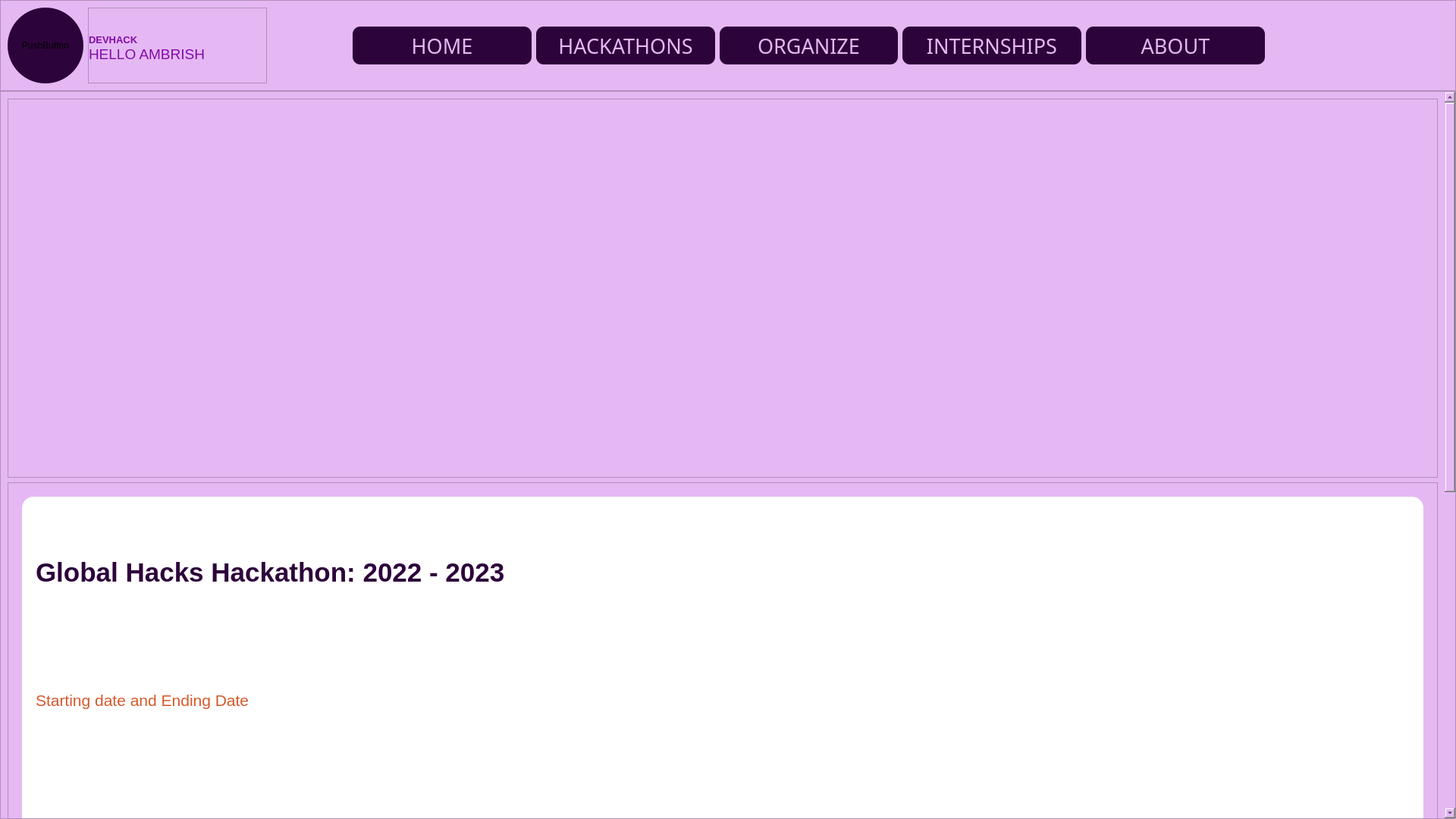
<?xml version="1.0" encoding="UTF-8"?>
<ui version="4.0">
 <class>MainWindow</class>
 <widget class="QMainWindow" name="MainWindow">
  <property name="geometry">
   <rect>
    <x>0</x>
    <y>0</y>
    <width>1920</width>
    <height>1080</height>
   </rect>
  </property>
  <property name="windowTitle">
   <string>MainWindow</string>
  </property>
  <property name="styleSheet">
   <string notr="true">background-color: rgb(229, 184, 244);</string>
  </property>
  <widget class="QWidget" name="centralwidget">
   <property name="minimumSize">
    <size>
     <width>1250</width>
     <height>800</height>
    </size>
   </property>
   <layout class="QVBoxLayout" name="verticalLayout">
    <property name="spacing">
     <number>0</number>
    </property>
    <property name="leftMargin">
     <number>0</number>
    </property>
    <property name="topMargin">
     <number>0</number>
    </property>
    <property name="rightMargin">
     <number>0</number>
    </property>
    <property name="bottomMargin">
     <number>0</number>
    </property>
    <item>
     <widget class="QFrame" name="frame">
      <property name="maximumSize">
       <size>
        <width>16777215</width>
        <height>150</height>
       </size>
      </property>
      <property name="frameShape">
       <enum>QFrame::StyledPanel</enum>
      </property>
      <property name="frameShadow">
       <enum>QFrame::Raised</enum>
      </property>
      <layout class="QHBoxLayout" name="horizontalLayout">
       <item>
        <widget class="QPushButton" name="User_Icon">
         <property name="minimumSize">
          <size>
           <width>0</width>
           <height>100</height>
          </size>
         </property>
         <property name="maximumSize">
          <size>
           <width>100</width>
           <height>16777215</height>
          </size>
         </property>
         <property name="styleSheet">
          <string notr="true">border-radius:50px;
background-color: rgb(45, 3, 59);</string>
         </property>
         <property name="text">
          <string>PushButton</string>
         </property>
        </widget>
       </item>
       <item>
        <widget class="QFrame" name="frame_3">
         <property name="minimumSize">
          <size>
           <width>200</width>
           <height>0</height>
          </size>
         </property>
         <property name="frameShape">
          <enum>QFrame::StyledPanel</enum>
         </property>
         <property name="frameShadow">
          <enum>QFrame::Raised</enum>
         </property>
         <layout class="QVBoxLayout" name="verticalLayout_4">
          <property name="spacing">
           <number>0</number>
          </property>
          <property name="leftMargin">
           <number>0</number>
          </property>
          <property name="topMargin">
           <number>0</number>
          </property>
          <property name="rightMargin">
           <number>0</number>
          </property>
          <property name="bottomMargin">
           <number>0</number>
          </property>
          <item alignment="Qt::AlignBottom">
           <widget class="QLabel" name="DEVHACK">
            <property name="maximumSize">
             <size>
              <width>16777215</width>
              <height>40</height>
             </size>
            </property>
            <property name="font">
             <font>
              <pointsize>10</pointsize>
              <bold>true</bold>
             </font>
            </property>
            <property name="styleSheet">
             <string notr="true">color: rgb(129, 12, 168);</string>
            </property>
            <property name="text">
             <string>DEVHACK</string>
            </property>
           </widget>
          </item>
          <item alignment="Qt::AlignTop">
           <widget class="QLabel" name="Hello__User_Name">
            <property name="font">
             <font>
              <pointsize>14</pointsize>
             </font>
            </property>
            <property name="styleSheet">
             <string notr="true">color: rgb(129, 12, 168);</string>
            </property>
            <property name="text">
             <string>HELLO AMBRISH</string>
            </property>
           </widget>
          </item>
         </layout>
        </widget>
       </item>
       <item>
        <spacer name="horizontalSpacer">
         <property name="orientation">
          <enum>Qt::Horizontal</enum>
         </property>
         <property name="sizeType">
          <enum>QSizePolicy::Minimum</enum>
         </property>
         <property name="sizeHint" stdset="0">
          <size>
           <width>107</width>
           <height>20</height>
          </size>
         </property>
        </spacer>
       </item>
       <item>
        <widget class="QPushButton" name="Home_button">
         <property name="minimumSize">
          <size>
           <width>0</width>
           <height>50</height>
          </size>
         </property>
         <property name="font">
          <font>
           <family>Kokila</family>
           <pointsize>20</pointsize>
           <bold>false</bold>
          </font>
         </property>
         <property name="cursor">
          <cursorShape>PointingHandCursor</cursorShape>
         </property>
         <property name="styleSheet">
          <string notr="true">QPushButton{
background-color: rgb(45, 3, 59);
color: rgb(229, 184, 244);
border-radius:10px;
}

QPushButton:hover{	
	background-color: rgb(182, 12, 238);
	color: rgb(45, 3, 59);
}

QPushButton:pressed{	
	background-color: rgb(67, 53, 71);	
	color: rgb(229, 184, 244);
}</string>
         </property>
         <property name="text">
          <string>HOME</string>
         </property>
        </widget>
       </item>
       <item>
        <widget class="QPushButton" name="Hackathons_button">
         <property name="minimumSize">
          <size>
           <width>0</width>
           <height>50</height>
          </size>
         </property>
         <property name="font">
          <font>
           <family>Kokila</family>
           <pointsize>20</pointsize>
           <bold>false</bold>
          </font>
         </property>
         <property name="cursor">
          <cursorShape>PointingHandCursor</cursorShape>
         </property>
         <property name="styleSheet">
          <string notr="true">QPushButton{
background-color: rgb(45, 3, 59);
color: rgb(229, 184, 244);
border-radius:10px;
}

QPushButton:hover{	
	background-color: rgb(182, 12, 238);
	color: rgb(45, 3, 59);
}

QPushButton:pressed{	
	background-color: rgb(67, 53, 71);	
	color: rgb(229, 184, 244);
}</string>
         </property>
         <property name="text">
          <string>  HACKATHONS  </string>
         </property>
        </widget>
       </item>
       <item>
        <widget class="QPushButton" name="Organize_button">
         <property name="minimumSize">
          <size>
           <width>0</width>
           <height>50</height>
          </size>
         </property>
         <property name="font">
          <font>
           <family>Kokila</family>
           <pointsize>20</pointsize>
           <bold>false</bold>
          </font>
         </property>
         <property name="cursor">
          <cursorShape>PointingHandCursor</cursorShape>
         </property>
         <property name="styleSheet">
          <string notr="true">QPushButton{
background-color: rgb(45, 3, 59);
color: rgb(229, 184, 244);
border-radius:10px;
}

QPushButton:hover{	
	background-color: rgb(182, 12, 238);
	color: rgb(45, 3, 59);
}

QPushButton:pressed{	
	background-color: rgb(67, 53, 71);	
	color: rgb(229, 184, 244);
}</string>
         </property>
         <property name="text">
          <string>  ORGANIZE  </string>
         </property>
        </widget>
       </item>
       <item>
        <widget class="QPushButton" name="Internships_button">
         <property name="minimumSize">
          <size>
           <width>0</width>
           <height>50</height>
          </size>
         </property>
         <property name="font">
          <font>
           <family>Kokila</family>
           <pointsize>20</pointsize>
           <bold>false</bold>
          </font>
         </property>
         <property name="cursor">
          <cursorShape>PointingHandCursor</cursorShape>
         </property>
         <property name="styleSheet">
          <string notr="true">QPushButton{
background-color: rgb(45, 3, 59);
color: rgb(229, 184, 244);
border-radius:10px;
}

QPushButton:hover{	
	background-color: rgb(182, 12, 238);
	color: rgb(45, 3, 59);
}

QPushButton:pressed{	
	background-color: rgb(67, 53, 71);	
	color: rgb(229, 184, 244);
}</string>
         </property>
         <property name="text">
          <string>  INTERNSHIPS  </string>
         </property>
        </widget>
       </item>
       <item>
        <widget class="QPushButton" name="About_button">
         <property name="minimumSize">
          <size>
           <width>0</width>
           <height>50</height>
          </size>
         </property>
         <property name="font">
          <font>
           <family>Kokila</family>
           <pointsize>20</pointsize>
           <bold>false</bold>
          </font>
         </property>
         <property name="cursor">
          <cursorShape>PointingHandCursor</cursorShape>
         </property>
         <property name="styleSheet">
          <string notr="true">QPushButton{
background-color: rgb(45, 3, 59);
color: rgb(229, 184, 244);
border-radius:10px;
}

QPushButton:hover{	
	background-color: rgb(182, 12, 238);
	color: rgb(45, 3, 59);
}

QPushButton:pressed{	
	background-color: rgb(67, 53, 71);	
	color: rgb(229, 184, 244);
}</string>
         </property>
         <property name="text">
          <string>ABOUT</string>
         </property>
        </widget>
       </item>
       <item>
        <widget class="QPushButton" name="Notifications_button">
         <property name="minimumSize">
          <size>
           <width>0</width>
           <height>70</height>
          </size>
         </property>
         <property name="cursor">
          <cursorShape>PointingHandCursor</cursorShape>
         </property>
         <property name="styleSheet">
          <string notr="true">QPushButton{
image: url(:/icons/notification_light_purple.png);
}

QPushButton:hover{
image: url(:/icons/notification_white.png);
}

QPushButton:pressed{
	image: url(:/icons/notification.png);
}</string>
         </property>
         <property name="text">
          <string/>
         </property>
         <property name="shortcut">
          <string/>
         </property>
         <property name="autoDefault">
          <bool>false</bool>
         </property>
         <property name="default">
          <bool>false</bool>
         </property>
         <property name="flat">
          <bool>true</bool>
         </property>
        </widget>
       </item>
      </layout>
     </widget>
    </item>
    <item>
     <widget class="QScrollArea" name="scrollArea">
      <property name="minimumSize">
       <size>
        <width>0</width>
        <height>800</height>
       </size>
      </property>
      <property name="frameShadow">
       <enum>QFrame::Raised</enum>
      </property>
      <property name="widgetResizable">
       <bool>true</bool>
      </property>
      <widget class="QWidget" name="scrollAreaWidgetContents">
       <property name="geometry">
        <rect>
         <x>0</x>
         <y>0</y>
         <width>1901</width>
         <height>1730</height>
        </rect>
       </property>
       <layout class="QVBoxLayout" name="verticalLayout_2">
        <item>
         <widget class="QFrame" name="poster_area">
          <property name="enabled">
           <bool>true</bool>
          </property>
          <property name="minimumSize">
           <size>
            <width>0</width>
            <height>500</height>
           </size>
          </property>
          <property name="maximumSize">
           <size>
            <width>16777215</width>
            <height>16777215</height>
           </size>
          </property>
          <property name="styleSheet">
           <string notr="true">background-image: url(:/images/media/MISSION UNICORN BANNER.png);</string>
          </property>
          <property name="frameShape">
           <enum>QFrame::StyledPanel</enum>
          </property>
          <property name="frameShadow">
           <enum>QFrame::Raised</enum>
          </property>
         </widget>
        </item>
        <item>
         <widget class="QFrame" name="frame_4">
          <property name="minimumSize">
           <size>
            <width>0</width>
            <height>800</height>
           </size>
          </property>
          <property name="frameShape">
           <enum>QFrame::StyledPanel</enum>
          </property>
          <property name="frameShadow">
           <enum>QFrame::Raised</enum>
          </property>
          <layout class="QHBoxLayout" name="horizontalLayout_2">
           <item>
            <widget class="QScrollArea" name="scrollArea_2">
             <property name="frameShape">
              <enum>QFrame::NoFrame</enum>
             </property>
             <property name="frameShadow">
              <enum>QFrame::Plain</enum>
             </property>
             <property name="lineWidth">
              <number>1</number>
             </property>
             <property name="widgetResizable">
              <bool>true</bool>
             </property>
             <widget class="QWidget" name="scrollAreaWidgetContents_2">
              <property name="geometry">
               <rect>
                <x>0</x>
                <y>0</y>
                <width>1863</width>
                <height>780</height>
               </rect>
              </property>
              <layout class="QVBoxLayout" name="verticalLayout_5">
               <item>
                <widget class="QFrame" name="frame_8">
                 <property name="minimumSize">
                  <size>
                   <width>0</width>
                   <height>250</height>
                  </size>
                 </property>
                 <property name="styleSheet">
                  <string notr="true">background-color: rgb(255, 255, 255);
border-radius:15px;</string>
                 </property>
                 <property name="frameShape">
                  <enum>QFrame::StyledPanel</enum>
                 </property>
                 <property name="frameShadow">
                  <enum>QFrame::Raised</enum>
                 </property>
                 <layout class="QHBoxLayout" name="horizontalLayout_3">
                  <item>
                   <widget class="QFrame" name="frame_12">
                    <property name="frameShape">
                     <enum>QFrame::StyledPanel</enum>
                    </property>
                    <property name="frameShadow">
                     <enum>QFrame::Raised</enum>
                    </property>
                    <layout class="QVBoxLayout" name="verticalLayout_6">
                     <item>
                      <widget class="QLabel" name="label">
                       <property name="font">
                        <font>
                         <family>Leelawadee UI</family>
                         <pointsize>26</pointsize>
                         <bold>true</bold>
                        </font>
                       </property>
                       <property name="styleSheet">
                        <string notr="true">color: rgb(45, 3, 59);</string>
                       </property>
                       <property name="text">
                        <string>Global Hacks Hackathon: 2022 - 2023</string>
                       </property>
                      </widget>
                     </item>
                     <item>
                      <widget class="QLabel" name="label_3">
                       <property name="font">
                        <font>
                         <family>Leelawadee UI</family>
                         <pointsize>16</pointsize>
                        </font>
                       </property>
                       <property name="styleSheet">
                        <string notr="true">color: rgb(215, 89, 43);</string>
                       </property>
                       <property name="text">
                        <string>Starting date and Ending Date</string>
                       </property>
                      </widget>
                     </item>
                     <item>
                      <widget class="QLabel" name="label_4">
                       <property name="font">
                        <font>
                         <family>Leelawadee</family>
                         <pointsize>12</pointsize>
                        </font>
                       </property>
                       <property name="styleSheet">
                        <string notr="true">color: rgb(142, 144, 161);</string>
                       </property>
                       <property name="text">
                        <string>Free</string>
                       </property>
                      </widget>
                     </item>
                     <item>
                      <widget class="QLabel" name="label_5">
                       <property name="font">
                        <font>
                         <family>Leelawadee UI</family>
                         <pointsize>16</pointsize>
                        </font>
                       </property>
                       <property name="styleSheet">
                        <string notr="true">QLabel{
color: rgb(45, 3, 59);
text-align:center;
}
QLabel:hover{	
	color: rgb(255, 0, 0);
}</string>
                       </property>
                       <property name="text">
                        <string>Conducting Institution's name</string>
                       </property>
                      </widget>
                     </item>
                     <item>
                      <widget class="QPushButton" name="pushButton_8">
                       <property name="minimumSize">
                        <size>
                         <width>0</width>
                         <height>50</height>
                        </size>
                       </property>
                       <property name="font">
                        <font>
                         <family>Leelawadee UI</family>
                         <pointsize>16</pointsize>
                         <bold>true</bold>
                        </font>
                       </property>
                       <property name="cursor">
                        <cursorShape>PointingHandCursor</cursorShape>
                       </property>
                       <property name="styleSheet">
                        <string notr="true">background-color: rgb(45, 3, 59);
color: rgb(255, 255, 255);</string>
                       </property>
                       <property name="text">
                        <string>Apply</string>
                       </property>
                      </widget>
                     </item>
                    </layout>
                   </widget>
                  </item>
                  <item alignment="Qt::AlignHCenter">
                   <widget class="QLabel" name="Image_label">
                    <property name="minimumSize">
                     <size>
                      <width>500</width>
                      <height>0</height>
                     </size>
                    </property>
                    <property name="text">
                     <string/>
                    </property>
                   </widget>
                  </item>
                 </layout>
                </widget>
               </item>
              </layout>
             </widget>
            </widget>
           </item>
          </layout>
         </widget>
        </item>
        <item>
         <widget class="QFrame" name="frame_15">
          <property name="minimumSize">
           <size>
            <width>1200</width>
            <height>400</height>
           </size>
          </property>
          <property name="styleSheet">
           <string notr="true">background-color: rgb(45, 3, 59);
border-top-right-radius:45px;
border-top-left-radius:45px;</string>
          </property>
          <property name="frameShape">
           <enum>QFrame::StyledPanel</enum>
          </property>
          <property name="frameShadow">
           <enum>QFrame::Raised</enum>
          </property>
          <layout class="QHBoxLayout" name="horizontalLayout_14">
           <property name="spacing">
            <number>0</number>
           </property>
           <property name="leftMargin">
            <number>0</number>
           </property>
           <property name="topMargin">
            <number>0</number>
           </property>
           <property name="rightMargin">
            <number>0</number>
           </property>
           <property name="bottomMargin">
            <number>0</number>
           </property>
           <item alignment="Qt::AlignHCenter">
            <widget class="QLabel" name="label_22">
             <property name="font">
              <font>
               <family>Bahnschrift Light Condensed</family>
               <pointsize>48</pointsize>
               <italic>false</italic>
              </font>
             </property>
             <property name="styleSheet">
              <string notr="true">color: rgb(255, 255, 255);</string>
             </property>
             <property name="text">
              <string>We love 
software and 
the people who 
build them.</string>
             </property>
            </widget>
           </item>
           <item>
            <widget class="QFrame" name="frame_32">
             <property name="styleSheet">
              <string notr="true"/>
             </property>
             <property name="frameShape">
              <enum>QFrame::StyledPanel</enum>
             </property>
             <property name="frameShadow">
              <enum>QFrame::Raised</enum>
             </property>
             <layout class="QVBoxLayout" name="verticalLayout_16">
              <property name="spacing">
               <number>0</number>
              </property>
              <property name="leftMargin">
               <number>0</number>
              </property>
              <property name="topMargin">
               <number>0</number>
              </property>
              <property name="rightMargin">
               <number>0</number>
              </property>
              <property name="bottomMargin">
               <number>0</number>
              </property>
              <item alignment="Qt::AlignBottom">
               <widget class="QLabel" name="label_23">
                <property name="font">
                 <font>
                  <family>Leelawadee UI</family>
                  <pointsize>11</pointsize>
                  <bold>true</bold>
                 </font>
                </property>
                <property name="styleSheet">
                 <string notr="true">color: rgb(255, 255, 255);</string>
                </property>
                <property name="text">
                 <string>E-mail</string>
                </property>
               </widget>
              </item>
              <item alignment="Qt::AlignLeft">
               <widget class="QPushButton" name="devhack_Email_button">
                <property name="font">
                 <font>
                  <family>Leelawadee UI</family>
                  <pointsize>12</pointsize>
                 </font>
                </property>
                <property name="cursor">
                 <cursorShape>PointingHandCursor</cursorShape>
                </property>
                <property name="styleSheet">
                 <string notr="true">color: rgb(255, 255, 255);</string>
                </property>
                <property name="text">
                 <string>devhack.community@gmail.com</string>
                </property>
               </widget>
              </item>
              <item alignment="Qt::AlignBottom">
               <widget class="QLabel" name="label_24">
                <property name="font">
                 <font>
                  <family>Leelawadee UI</family>
                  <pointsize>11</pointsize>
                  <bold>true</bold>
                 </font>
                </property>
                <property name="styleSheet">
                 <string notr="true">color: rgb(255, 255, 255);</string>
                </property>
                <property name="text">
                 <string>Phone </string>
                </property>
               </widget>
              </item>
              <item alignment="Qt::AlignTop">
               <widget class="QLabel" name="label_25">
                <property name="font">
                 <font>
                  <family>Leelawadee UI</family>
                  <pointsize>12</pointsize>
                 </font>
                </property>
                <property name="styleSheet">
                 <string notr="true">color: rgb(255, 255, 255);</string>
                </property>
                <property name="text">
                 <string>112-95412322563
111-96452998114
</string>
                </property>
               </widget>
              </item>
             </layout>
            </widget>
           </item>
           <item alignment="Qt::AlignLeft|Qt::AlignVCenter">
            <widget class="QFrame" name="frame_33">
             <property name="minimumSize">
              <size>
               <width>300</width>
               <height>300</height>
              </size>
             </property>
             <property name="styleSheet">
              <string notr="true">border-top-right-radius:15px;</string>
             </property>
             <property name="frameShape">
              <enum>QFrame::StyledPanel</enum>
             </property>
             <property name="frameShadow">
              <enum>QFrame::Raised</enum>
             </property>
             <layout class="QVBoxLayout" name="verticalLayout_17">
              <item alignment="Qt::AlignVCenter">
               <widget class="QLabel" name="label_26">
                <property name="font">
                 <font>
                  <family>Leelawadee UI</family>
                  <pointsize>11</pointsize>
                  <bold>true</bold>
                 </font>
                </property>
                <property name="styleSheet">
                 <string notr="true">color: rgb(255, 255, 255);</string>
                </property>
                <property name="text">
                 <string>Follow us</string>
                </property>
               </widget>
              </item>
              <item>
               <widget class="QPushButton" name="pushButton_27">
                <property name="minimumSize">
                 <size>
                  <width>0</width>
                  <height>70</height>
                 </size>
                </property>
                <property name="styleSheet">
                 <string notr="true">background-color: rgb(255, 255, 255);
border-radius: 35px;</string>
                </property>
                <property name="text">
                 <string/>
                </property>
               </widget>
              </item>
              <item>
               <widget class="QFrame" name="frame_34">
                <property name="frameShape">
                 <enum>QFrame::StyledPanel</enum>
                </property>
                <property name="frameShadow">
                 <enum>QFrame::Raised</enum>
                </property>
                <layout class="QHBoxLayout" name="horizontalLayout_15">
                 <item>
                  <widget class="QPushButton" name="FB_Devhack">
                   <property name="minimumSize">
                    <size>
                     <width>0</width>
                     <height>100</height>
                    </size>
                   </property>
                   <property name="maximumSize">
                    <size>
                     <width>100</width>
                     <height>16777215</height>
                    </size>
                   </property>
                   <property name="styleSheet">
                    <string notr="true">image: url(:/icons/media/facebook.png);
border-radius:50px;</string>
                   </property>
                   <property name="text">
                    <string/>
                   </property>
                  </widget>
                 </item>
                 <item>
                  <widget class="QPushButton" name="Twitter_Devhack">
                   <property name="minimumSize">
                    <size>
                     <width>0</width>
                     <height>100</height>
                    </size>
                   </property>
                   <property name="maximumSize">
                    <size>
                     <width>100</width>
                     <height>16777215</height>
                    </size>
                   </property>
                   <property name="styleSheet">
                    <string notr="true">image: url(:/icons/media/twitter.png);
border-radius:50px;</string>
                   </property>
                   <property name="text">
                    <string/>
                   </property>
                  </widget>
                 </item>
                 <item>
                  <widget class="QPushButton" name="Insta_Devhack">
                   <property name="minimumSize">
                    <size>
                     <width>0</width>
                     <height>100</height>
                    </size>
                   </property>
                   <property name="maximumSize">
                    <size>
                     <width>100</width>
                     <height>16777215</height>
                    </size>
                   </property>
                   <property name="styleSheet">
                    <string notr="true">image: url(:/icons/media/insta.png);
border-radius:50px;</string>
                   </property>
                   <property name="text">
                    <string/>
                   </property>
                  </widget>
                 </item>
                </layout>
               </widget>
              </item>
             </layout>
            </widget>
           </item>
          </layout>
         </widget>
        </item>
       </layout>
      </widget>
     </widget>
    </item>
   </layout>
  </widget>
 </widget>
 <resources>
  <include location="media.qrc"/>
 </resources>
 <connections/>
</ui>
